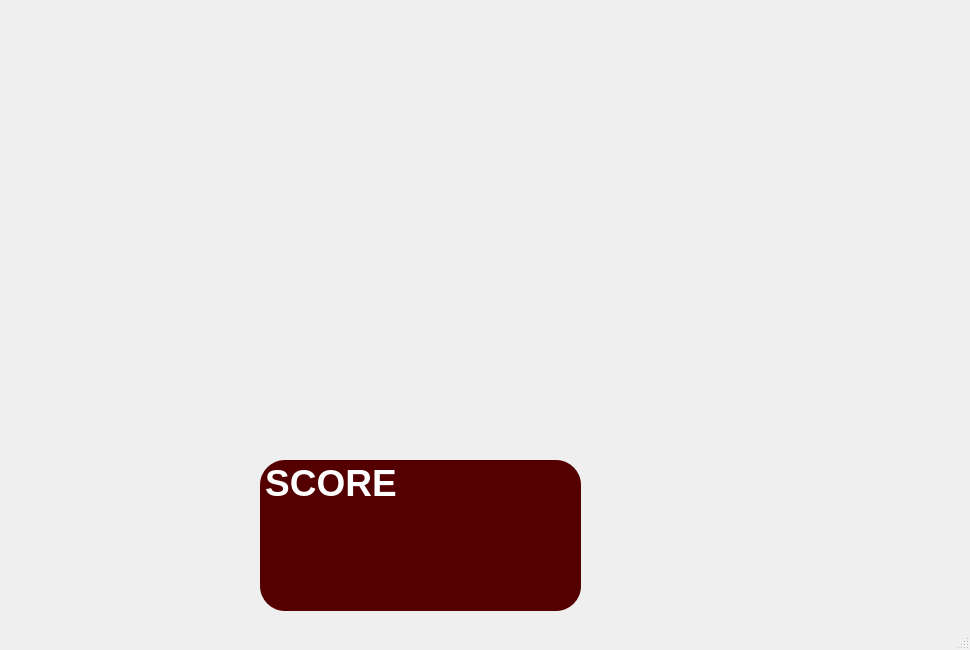
<?xml version="1.0" encoding="UTF-8"?>
<ui version="4.0">
 <class>scorePage</class>
 <widget class="QMainWindow" name="scorePage">
  <property name="geometry">
   <rect>
    <x>0</x>
    <y>0</y>
    <width>970</width>
    <height>650</height>
   </rect>
  </property>
  <property name="maximumSize">
   <size>
    <width>970</width>
    <height>650</height>
   </size>
  </property>
  <property name="windowTitle">
   <string>GameOver</string>
  </property>
  <property name="styleSheet">
   <string notr="true">#centralwidget{
	
	background-image: url(:/img/Game-over.png);
	
	
}</string>
  </property>
  <widget class="QWidget" name="centralwidget">
   <widget class="QGroupBox" name="groupBox">
    <property name="geometry">
     <rect>
      <x>260</x>
      <y>460</y>
      <width>321</width>
      <height>151</height>
     </rect>
    </property>
    <property name="font">
     <font>
      <family>MS Sans Serif</family>
      <pointsize>28</pointsize>
      <weight>75</weight>
      <bold>true</bold>
     </font>
    </property>
    <property name="styleSheet">
     <string notr="true">#groupBox{
	background:rgb(85, 0, 0);
	color: white;
	border-radius:25px;		
	border-width: 0px;

}</string>
    </property>
    <property name="title">
     <string>SCORE</string>
    </property>
    <widget class="QLabel" name="scoredisplay">
     <property name="geometry">
      <rect>
       <x>100</x>
       <y>40</y>
       <width>161</width>
       <height>101</height>
      </rect>
     </property>
     <property name="font">
      <font>
       <family>MS Sans Serif</family>
       <pointsize>18</pointsize>
       <weight>75</weight>
       <bold>true</bold>
      </font>
     </property>
     <property name="styleSheet">
      <string notr="true"/>
     </property>
     <property name="text">
      <string/>
     </property>
    </widget>
   </widget>
  </widget>
  <widget class="QStatusBar" name="statusbar"/>
 </widget>
 <resources/>
 <connections/>
</ui>
